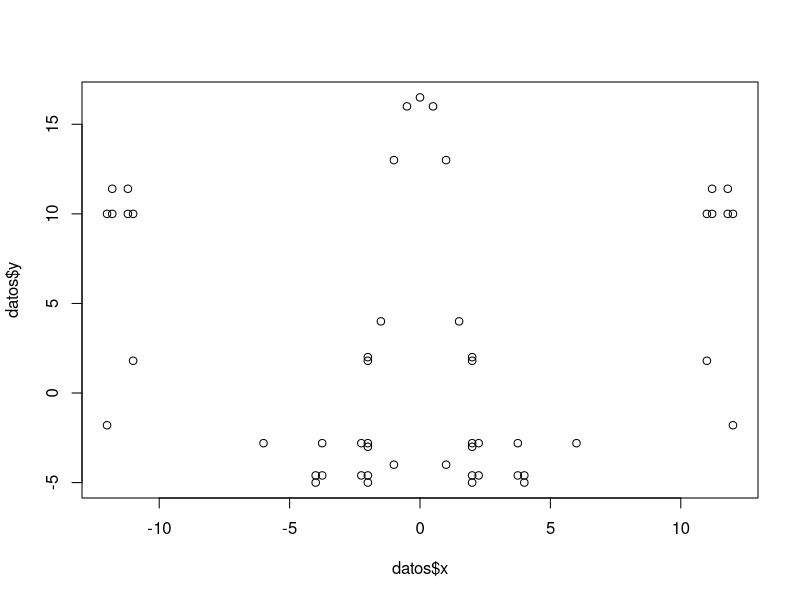
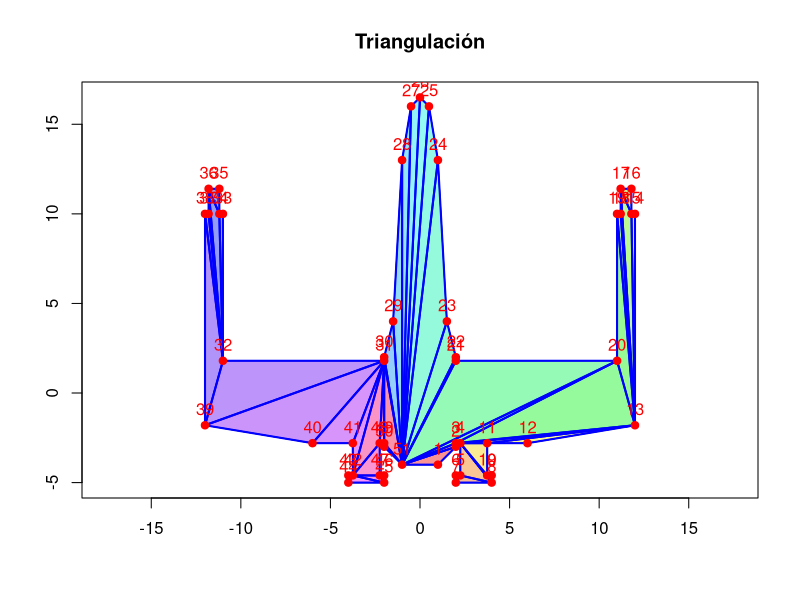
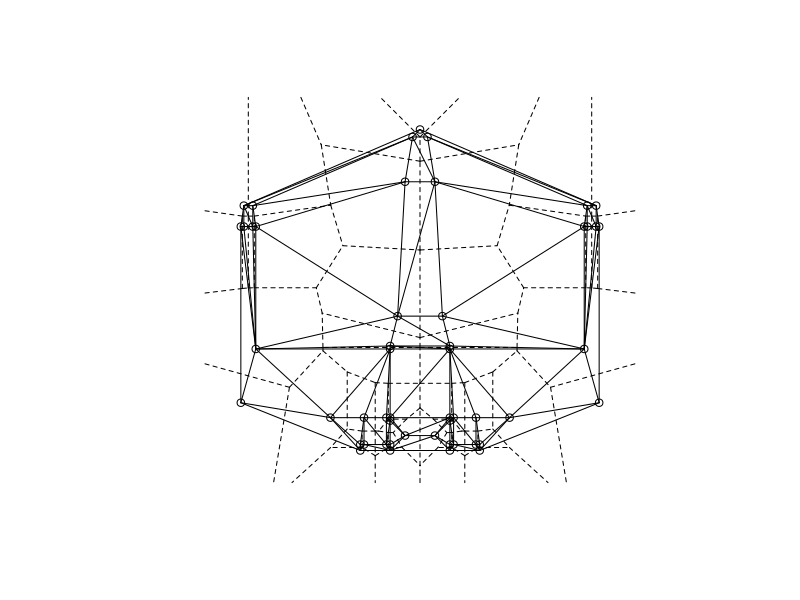
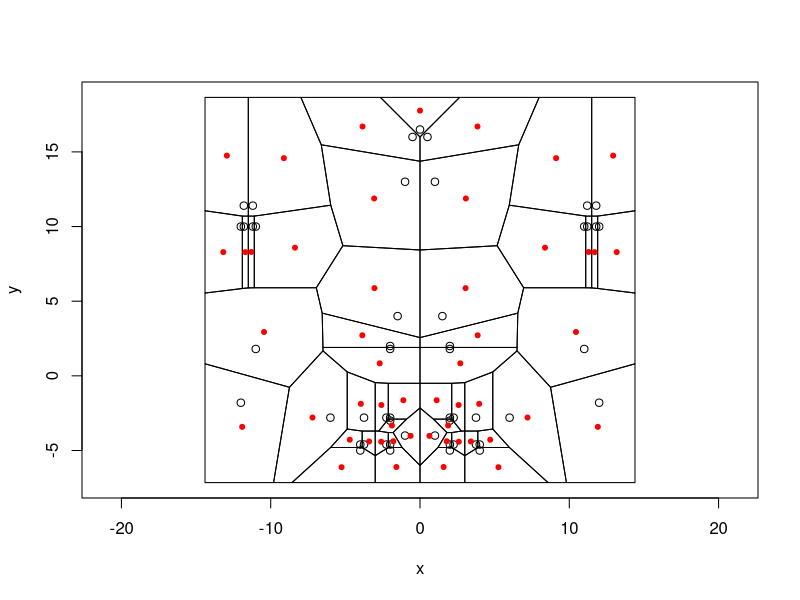
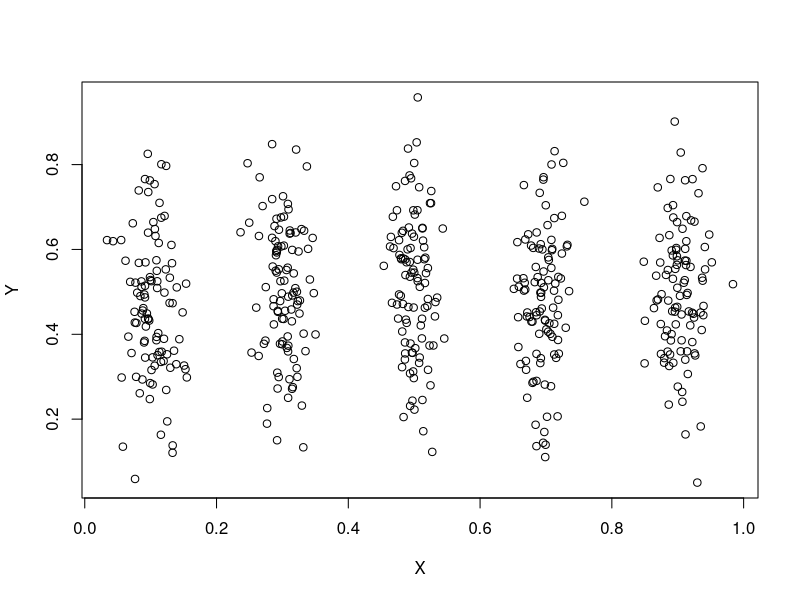
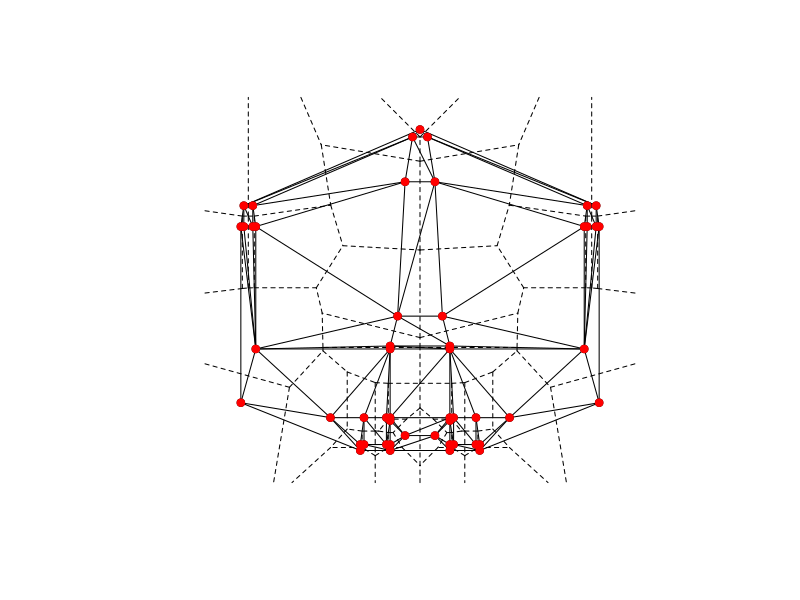

The R script that drew these images, in order:
#############################################################################
# Práctica 10: Triangulación Denaulay
# Autores: Rodrigo López Torres y Arminda García Moreno
# Fecha : 22/04/2026 
# Propósito: Triangular una nave de star wars siguien el nuevo método
##############################################################################
install.packages("readxl")
install.packages("deldir")
install.packages("tripack")
install.packages("plotrix")

library(deldir)
library(ggplot2)
library(plotrix)
library(readxl) 
###Lectura nave
datos <- read_excel("navestarwars.xlsx")
head(datos)
x <- datos$x
y <- datos$y
plot(datos$x, datos$y)
V <- as.matrix(datos[, c("x", "y")])
V



###Triangulación vieja####
orientacion <- function(a, b, c) {
  return((b[1] - a[1]) * (c[2] - a[2]) - (b[2] - a[2]) * (c[1] - a[1]))
}
#función que verifica si un punto p está dentro del triángulo abc
punto_en_triangulo <- function(a, b, c, p) {
  o1 <- orientacion(a, b, p)
  o2 <- orientacion(b, c, p)
  o3 <- orientacion(c, a, p)
  
  return((o1 >= 0 && o2 >= 0 && o3 >= 0) || 
           (o1 <= 0 && o2 <= 0 && o3 <= 0))
}
#función que comprueba si tenemos una oreja
es_oreja <- function(V, i) {
  n <- nrow(V)
  
  prev <- V[(i - 2) %% n + 1, ]
  curr <- V[i, ]
  sig  <- V[i %% n + 1, ]
  #Debe ser convexo
  if (orientacion(prev, curr, sig) <= 0) return(FALSE)
  #Ningún otro punto dentro del triángulo
  for (j in 1:n) {
    if (j == i || j == ((i - 2) %% n + 1) || j == (i %% n + 1)) next
    if (punto_en_triangulo(prev, curr, sig, V[j, ])) return(FALSE)
  }
  
  return(TRUE)
}

#Algoritmo principal
triangulacion <- function(V) {
  V <- as.matrix(V)
  triangulos <- list()
  while (nrow(V) > 3) {
    n <- nrow(V)
    encontrado <- FALSE
    for (i in 1:n) {
      if (es_oreja(V, i)) {
        prev_i <- (i - 2) %% n + 1
        next_i <- i %% n + 1
        triangulos[[length(triangulos) + 1]] <- 
          rbind(V[prev_i, ], V[i, ], V[next_i, ])
        
        V <- V[-i, , drop = FALSE]
        encontrado <- TRUE
        break
      }
    }
    
    if (!encontrado) {
      stop("El polígono no es simple o hay error numérico")
    }
  }
  
  triangulos[[length(triangulos) + 1]] <- V
  return(triangulos)
}

#Vamos a plasmar la triangulación resultante del algoritmo
dibujar_triangulacion <- function(V, triangulos) {
  # Dibujar polígono original
  plot(V, type = "n", asp = 1, xlab = "", ylab = "", main = "Triangulación")
  polygon(V, border = "black", col = rgb(0.9, 0.9, 0.9, 0.3))
  colores <- rainbow(length(triangulos))
  for (i in seq_along(triangulos)) {
    tri <- triangulos[[i]]
    polygon(tri, col = adjustcolor(colores[i], alpha.f = 0.4), border = "blue")
    #los bordes
    lines(rbind(tri, tri[1, ]), col = "blue", lwd = 2)
  }
  #Los vertices
  points(V, pch = 19, col = "red")
  text(V, labels = 1:nrow(V), pos = 3, col = "red")
}
resultado<-triangulacion(V)
dibujar_triangulacion(V, resultado)


####Nueva triangulación

x <- datos$x
y <- datos$y
dxy1 <- deldir(x,y,dpl=NULL, rw=NULL, plotit=TRUE)
plot(dxy1)

# centroides de la triangulacion
l<-tile.list(dxy1)
g<-tile.centroids(l)
plot(l,close=TRUE)
points(g,pch=20,col="red")
# Ejemplo con voronoi
set.seed(1)
pts <-cbind(X=rnorm(500,rep(seq(1,9,by=2)/10,100),.022),Y=rnorm(500,.5,.15))
plot(pts)



# Generar algunos puntos de ejemplo
x <- datos$x
y <- datos$y
# Calcular triangulación de Delaunay
d <- deldir(x, y)
# Extraer triangulación
tri <- triang.list(d)
# Mostrar resultados
print(tri)
# Graficar
plot(d)
points(x, y, col = "red", pch = 19)
